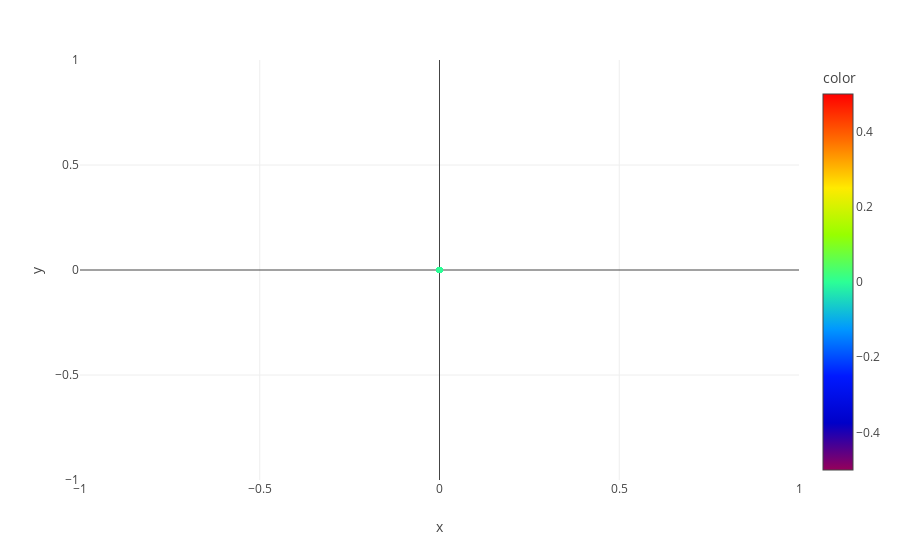

Write notebook code for a chart like this one.
### Code cell
## rubah bentuk data ke list 
data2 = list(zip(pca_df['x'], pca_df['y']))

## fit kmeans model
kmeans = KMeans(n_init=10, max_iter=1000).fit(data2)

## make scatter plot using plotly
fig = px.scatter(pca_df, x='x', y='y', color=kmeans.labels_, color_continuous_scale='rainbow', hover_data=[data.artist, data.name])
fig.show()

### Figure 1 — Plotly figure (JSON) as saved in the notebook; plotly's stock layout.template omitted (floating-point values rounded to 4 significant figures; data arrays with more than 128 entries replaced by an {"elided": "..."} marker saying what was removed)
{"data": [{"customdata": {"elided": "100x2 str values"}, "hovertemplate": "x=%{x}<br>y=%{y}<br>hover_data_0=%{customdata[0]}<br>hover_data_1=%{customdata[1]}<br>color=%{marker.color}<extra></extra>", "legendgroup": "", "marker": {"color": [0, 0, 0, 0, 0, 0, 0, 0, 0, 0, 0, 0, 0, 0, 0, 0, 0, 0, 0, 0, 0, 0, 0, 0, 0, 0, 0, 0, 0, 0, 0, 0, 0, 0, 0, 0, 0, 0, 0, 0, 0, 0, 0, 0, 0, 0, 0, 0, 0, 0, 0, 0, 0, 0, 0, 0, 0, 0, 0, 0, 0, 0, 0, 0, 0, 0, 0, 0, 0, 0, 0, 0, 0, 0, 0, 0, 0, 0, 0, 0, 0, 0, 0, 0, 0, 0, 0, 0, 0, 0, 0, 0, 0, 0, 0, 0, 0, 0, 0, 0], "coloraxis": "coloraxis", "symbol": "circle"}, "mode": "markers", "name": "", "orientation": "v", "showlegend": false, "type": "scatter", "x": [0, 0, 0, 0, 0, 0, 0, 0, 0, 0, 0, 0, 0, 0, 0, 0, 0, 0, 0, 0, 0, 0, 0, 0, 0, 0, 0, 0, 0, 0, 0, 0, 0, 0, 0, 0, 0, 0, 0, 0, 0, 0, 0, 0, 0, 0, 0, 0, 0, 0, 0, 0, 0, 0, 0, 0, 0, 0, 0, 0, 0, 0, 0, 0, 0, 0, 0, 0, 0, 0, 0, 0, 0, 0, 0, 0, 0, 0, 0, 0, 0, 0, 0, 0, 0, 0, 0, 0, 0, 0, 0, 0, 0, 0, 0, 0, 0, 0, 0, 0], "xaxis": "x", "y": [0, 0, 0, 0, 0, 0, 0, 0, 0, 0, 0, 0, 0, 0, 0, 0, 0, 0, 0, 0, 0, 0, 0, 0, 0, 0, 0, 0, 0, 0, 0, 0, 0, 0, 0, 0, 0, 0, 0, 0, 0, 0, 0, 0, 0, 0, 0, 0, 0, 0, 0, 0, 0, 0, 0, 0, 0, 0, 0, 0, 0, 0, 0, 0, 0, 0, 0, 0, 0, 0, 0, 0, 0, 0, 0, 0, 0, 0, 0, 0, 0, 0, 0, 0, 0, 0, 0, 0, 0, 0, 0, 0, 0, 0, 0, 0, 0, 0, 0, 0], "yaxis": "y"}], "layout": {"coloraxis": {"colorbar": {"title": {"text": "color"}}, "colorscale": [[0, "rgb(150,0,90)"], [0.125, "rgb(0,0,200)"], [0.25, "rgb(0,25,255)"], [0.375, "rgb(0,152,255)"], [0.5, "rgb(44,255,150)"], [0.625, "rgb(151,255,0)"], [0.75, "rgb(255,234,0)"], [0.875, "rgb(255,111,0)"], [1, "rgb(255,0,0)"]]}, "legend": {"tracegroupgap": 0}, "margin": {"t": 60}, "xaxis": {"anchor": "y", "domain": [0, 1], "title": {"text": "x"}}, "yaxis": {"anchor": "x", "domain": [0, 1], "title": {"text": "y"}}}}
